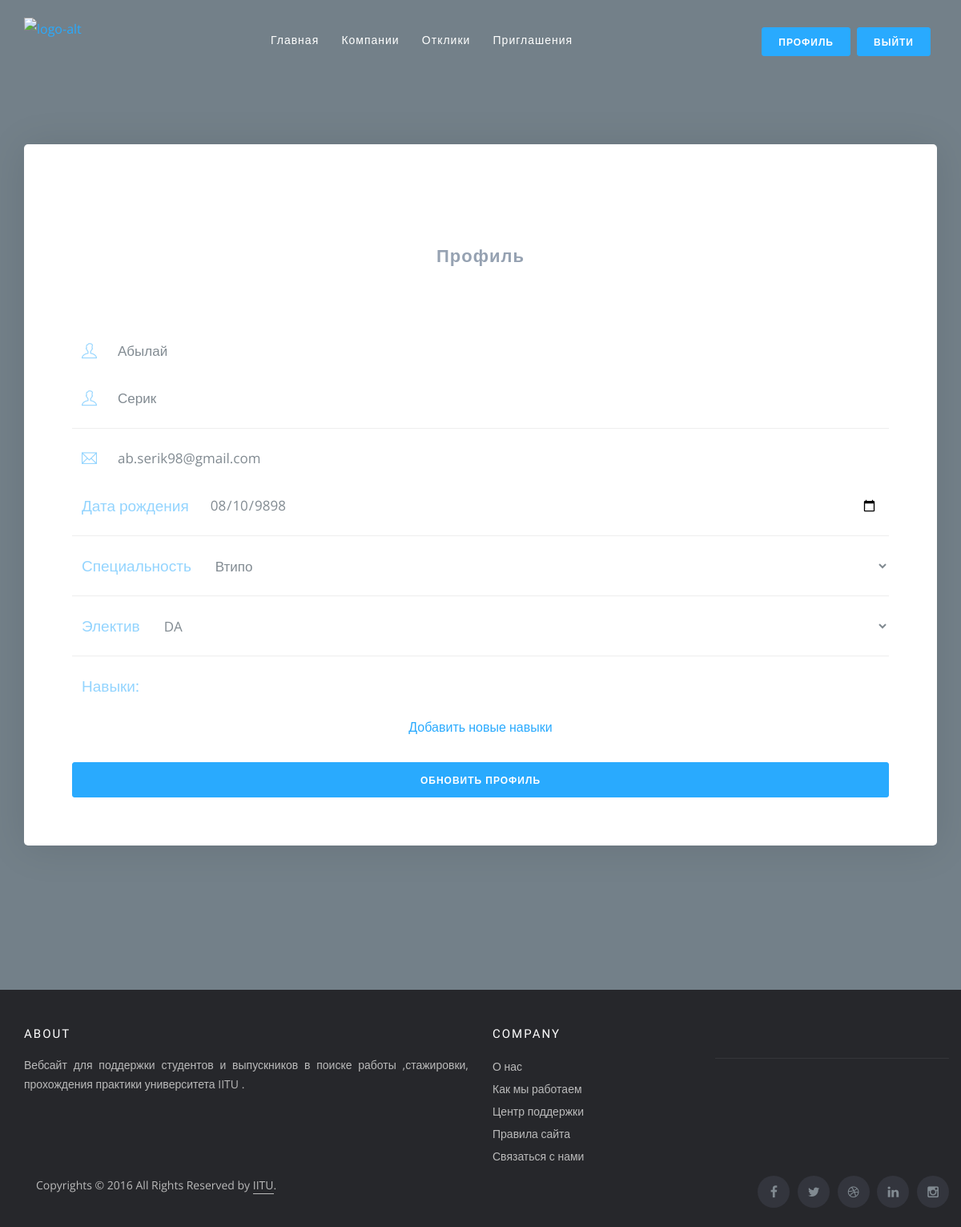
Before: /students/private/profile/ (signed in) with the older database file.
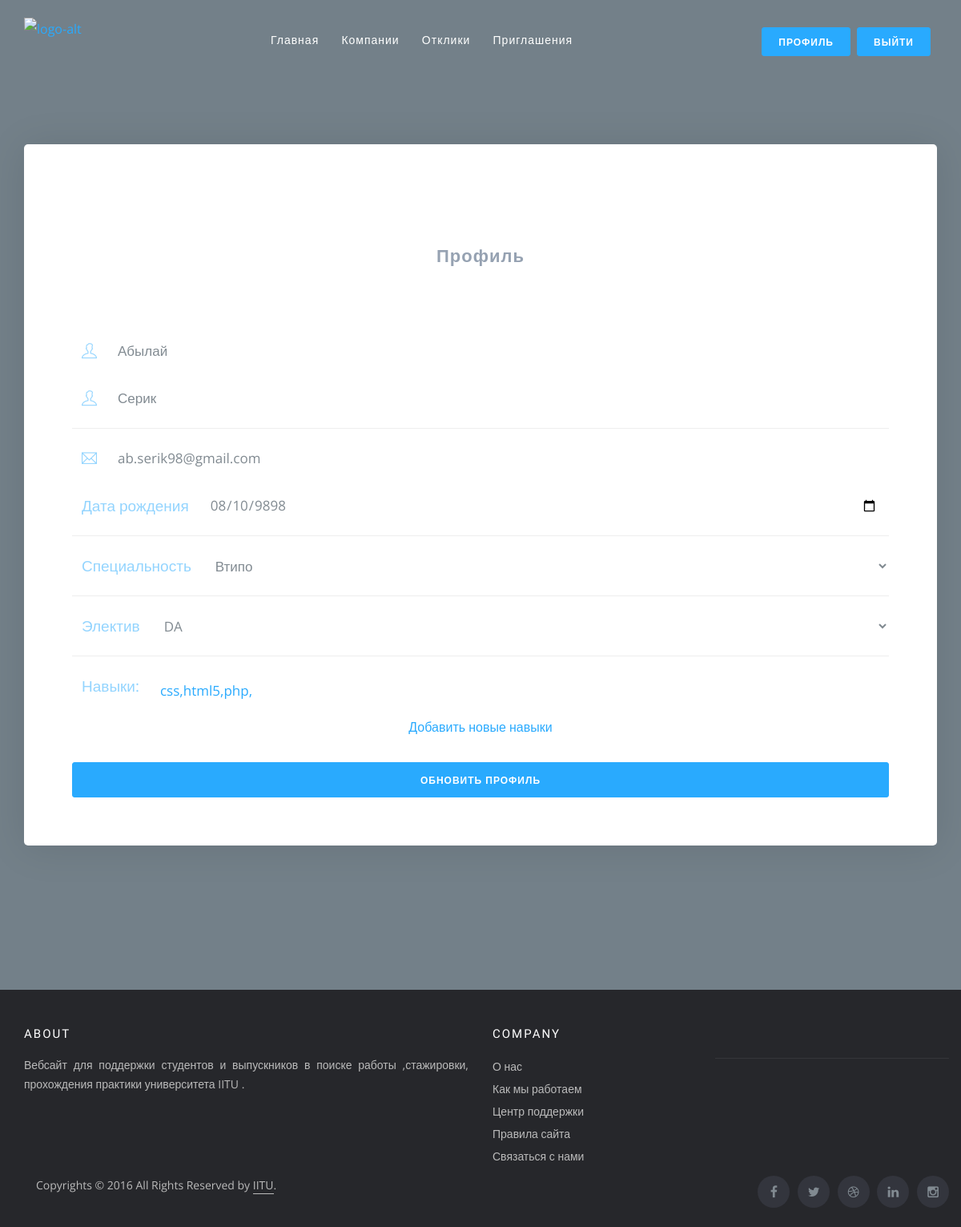
After: the same page with the newer database file.
### university/models.py (models this page shows, shortened)
class StudentSkills(models.Model):
    skill = models.ForeignKey(Skill, on_delete=models.CASCADE)
    student = models.ForeignKey(Student, on_delete=models.CASCADE)

class Skill(models.Model):
    name = models.CharField(max_length=255)

### university/views.py (the view, shortened to what this page needs)
# urls.py: path("private/profile/",views.studentProfile,name="studentProfile"),
def studentProfile(request):
    error = ""
    specialities = models.Speciality.objects.all()
    elective = models.Elective.objects.all()
    context = {
        "specialities": specialities,
        "elective": elective,
        "error": error,
    }
    if request.user.first_name:
        profile = models.Student.objects.get(user=request.user)
        skills = models.StudentSkills.objects.filter(student__user=request.user)
        context = {
            "profile": profile,
            "skills": skills
        }
    return render(request, "students/profile.html", context)

### university/templates/students/profile.html (shortened to what this page needs)
{%extends 'students/room_base.html'%}
{%block content%}
{%if user.first_name%}
<div class="login-block">
        <h1>Профиль</h1>
        <form action="" method="post">
          <div class="form-group">
            <div class="input-group">
               <span class="input-group-addon"><i class="ti-user"></i></span>
              <input type="text" class="form-control" placeholder="Имя" name="first_name" value="{{profile.first_name}}">
            </div>
          </div>
            <div class="form-group">
            <div class="input-group">
               <span class="input-group-addon"><i class="ti-user"></i></span>
              <input type="text" class="form-control" placeholder="Фамилия" name="last_name" value="{{profile.last_name}}">
            </div>
          </div>
          <hr class="hr-xs">
          <div class="form-group">
            <div class="input-group">
               <span class="input-group-addon"><i class="ti-email"></i></span>
              <input type="text" class="form-control" placeholder="Почта" name="email"  value="{{request.user.email}}">
            </div>
          </div>
            <div class="form-group">
            <div class="input-group">
               <span class="input-group-addon">Дата рождения</i></span>
              <input type="date" class="form-control" name="datebirth"  value="{{profile.datebirth|date:'yy-m-d'}}">
            </div>
          </div>
          <hr class="hr-xs">
            <div class="form-group">
            <div class="input-group">
                  <span class="input-group-addon">Специальность</span>
                <select name="speciality" class="form-control">
                    <option value="{{profile.speciality.pk}}">{{profile.speciality.name}}</option>
                </select>
            </div>
          </div>
             <hr class="hr-xs">
            <div class="form-group">
            <div class="input-group">
                <span class="input-group-addon">Электив</span>
                <select name="elective" class="form-control">
                    <option value="{{profile.elective.pk}}">{{profile.elective.name}}</option>
                </select>
            </div>
          </div>
   <hr class="hr-xs">
               <div class="form-group">
            <div class="input-group">
                <span class="input-group-addon">Навыки:</span>
                <p style="color:black;float:left;"  class="form-control">
                     {%for i in skills%}
                    <span style="float:left"><a href="#">{{i.skill.name}},</a></span>
                      {%endfor%}
                </p>
            </div>
          </div>
             <a href="{%url 'profileSkillForm'%}">Добавить новые навыки</a>
          <button class="btn btn-primary btn-block" type="submit">Обновить Профиль</button>
        </form>
</div>
{%endif%}
{%endblock%}

Changed rows visible on the page:
added StudentSkills: skill.name "css"
added StudentSkills: skill.name "html5"
added StudentSkills: skill.name "php"
